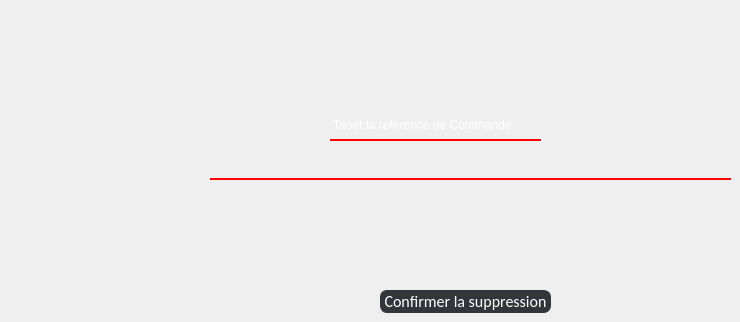
       <widget class="QWidget" name="page_12">
        <widget class="QLineEdit" name="lineEdit_8">
         <property name="geometry">
          <rect>
           <x>210</x>
           <y>160</y>
           <width>521</width>
           <height>20</height>
          </rect>
         </property>
         <property name="styleSheet">
          <string notr="true">border: 0px solid rgb(255, 0, 0);; 
border-bottom-width: 2px;
border-radius: px;
background-color: rgba(255, 255, 255, 0);
color: rgb(255, 255, 255);</string>
         </property>
        </widget>
        <widget class="QLabel" name="label_7">
         <property name="geometry">
          <rect>
           <x>330</x>
           <y>110</y>
           <width>211</width>
           <height>31</height>
          </rect>
         </property>
         <property name="styleSheet">
          <string notr="true">border: 0px solid rgb(255, 0, 0);; 
border-bottom-width: 2px;
border-radius: px;
background-color: rgba(255, 255, 255, 0);
color: rgb(255, 255, 255);</string>
         </property>
         <property name="text">
          <string>Taoer la reference de Commande</string>
         </property>
        </widget>
        <widget class="QPushButton" name="supprimer_commande">
         <property name="geometry">
          <rect>
           <x>380</x>
           <y>290</y>
           <width>171</width>
           <height>23</height>
          </rect>
         </property>
         <property name="styleSheet">
          <string notr="true">QPushButton
{
	background-color:rgb(50, 53, 57);
	border-style:solid;
	border-radius:7px;
	border-width:1px;
border-color: rgb(50, 53, 57);
	color:#ffffff;
	font-size:16px;
font-family:Calibri;
}

QPushButton:hover
{
	background-color: #00000000;
	border-color:red;
	/*color:rgb(30, 227, 0);*/
}

QPushButton:focus
{
	background-color:  red;
	border-color: red;
	color:rgb(255, 255, 255);
}
</string>
         </property>
         <property name="text">
          <string>Confirmer la suppression</string>
         </property>
        </widget>
       </widget>
